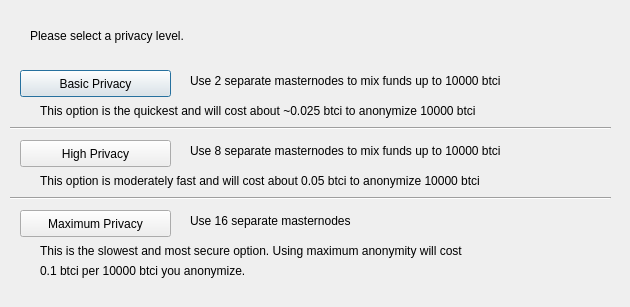
<?xml version="1.0" encoding="UTF-8"?>
<ui version="4.0">
 <class>ObfuscationConfig</class>
 <widget class="QDialog" name="ObfuscationConfig">
  <property name="geometry">
   <rect>
    <x>0</x>
    <y>0</y>
    <width>630</width>
    <height>307</height>
   </rect>
  </property>
  <property name="windowTitle">
   <string>Configure Obfuscation</string>
  </property>
  <widget class="QPushButton" name="buttonBasic">
   <property name="geometry">
    <rect>
     <x>20</x>
     <y>70</y>
     <width>151</width>
     <height>27</height>
    </rect>
   </property>
   <property name="text">
    <string>Basic Privacy</string>
   </property>
  </widget>
  <widget class="QPushButton" name="buttonHigh">
   <property name="geometry">
    <rect>
     <x>20</x>
     <y>140</y>
     <width>151</width>
     <height>27</height>
    </rect>
   </property>
   <property name="text">
    <string>High Privacy</string>
   </property>
  </widget>
  <widget class="QPushButton" name="buttonMax">
   <property name="geometry">
    <rect>
     <x>20</x>
     <y>210</y>
     <width>151</width>
     <height>27</height>
    </rect>
   </property>
   <property name="text">
    <string>Maximum Privacy</string>
   </property>
  </widget>
  <widget class="QLabel" name="label">
   <property name="geometry">
    <rect>
     <x>30</x>
     <y>20</y>
     <width>571</width>
     <height>31</height>
    </rect>
   </property>
   <property name="text">
    <string>Please select a privacy level.</string>
   </property>
  </widget>
  <widget class="QLabel" name="label_2">
   <property name="geometry">
    <rect>
     <x>190</x>
     <y>70</y>
     <width>421</width>
     <height>21</height>
    </rect>
   </property>
   <property name="text">
    <string>Use 2 separate masternodes to mix funds up to 10000 btci</string>
   </property>
  </widget>
  <widget class="QLabel" name="label_3">
   <property name="geometry">
    <rect>
     <x>190</x>
     <y>140</y>
     <width>411</width>
     <height>21</height>
    </rect>
   </property>
   <property name="text">
    <string>Use 8 separate masternodes to mix funds up to 10000 btci</string>
   </property>
  </widget>
  <widget class="QLabel" name="label_4">
   <property name="geometry">
    <rect>
     <x>190</x>
     <y>210</y>
     <width>421</width>
     <height>21</height>
    </rect>
   </property>
   <property name="text">
    <string>Use 16 separate masternodes</string>
   </property>
  </widget>
  <widget class="QLabel" name="label_6">
   <property name="geometry">
    <rect>
     <x>40</x>
     <y>100</y>
     <width>561</width>
     <height>21</height>
    </rect>
   </property>
   <property name="text">
    <string>This option is the quickest and will cost about ~0.025 btci to anonymize 10000 btci</string>
   </property>
  </widget>
  <widget class="QLabel" name="label_7">
   <property name="geometry">
    <rect>
     <x>40</x>
     <y>170</y>
     <width>561</width>
     <height>21</height>
    </rect>
   </property>
   <property name="text">
    <string>This option is moderately fast and will cost about 0.05 btci to anonymize 10000 btci</string>
   </property>
  </widget>
  <widget class="QLabel" name="label_8">
   <property name="geometry">
    <rect>
     <x>40</x>
     <y>240</y>
     <width>561</width>
     <height>21</height>
    </rect>
   </property>
   <property name="text">
    <string>This is the slowest and most secure option. Using maximum anonymity will cost</string>
   </property>
  </widget>
  <widget class="QLabel" name="label_9">
   <property name="geometry">
    <rect>
     <x>40</x>
     <y>260</y>
     <width>561</width>
     <height>21</height>
    </rect>
   </property>
   <property name="text">
    <string>0.1 btci per 10000 btci you anonymize.</string>
   </property>
  </widget>
  <widget class="Line" name="line">
   <property name="geometry">
    <rect>
     <x>10</x>
     <y>120</y>
     <width>601</width>
     <height>16</height>
    </rect>
   </property>
   <property name="orientation">
    <enum>Qt::Horizontal</enum>
   </property>
  </widget>
  <widget class="Line" name="line_2">
   <property name="geometry">
    <rect>
     <x>10</x>
     <y>190</y>
     <width>601</width>
     <height>16</height>
    </rect>
   </property>
   <property name="orientation">
    <enum>Qt::Horizontal</enum>
   </property>
  </widget>
 </widget>
 <resources/>
 <connections/>
</ui>
